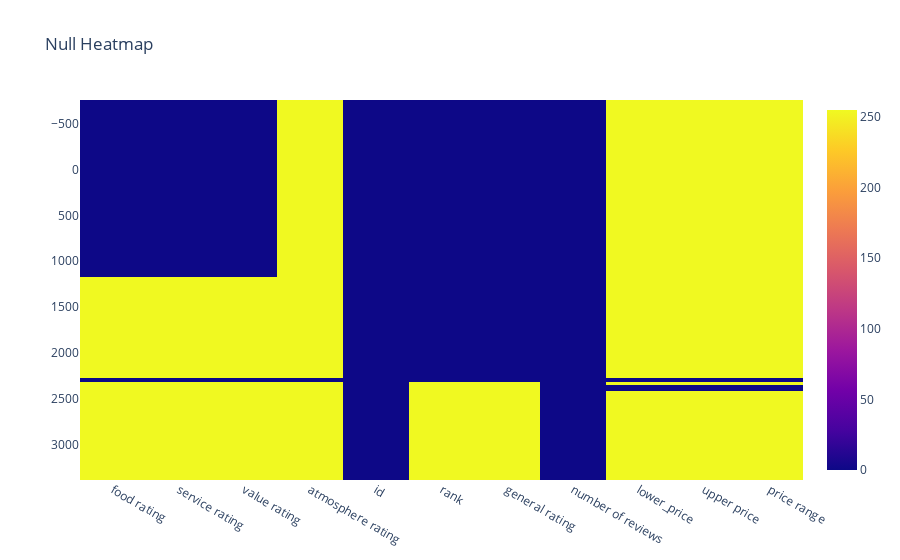

The notebook cell saved with this chart:
### Code cell
import plotly.express as px
px.imshow(df.replace(-1,np.nan).isna(),title="Null Heatmap")

### Figure 1 — Plotly figure (JSON) as saved in the notebook; plotly's stock layout.template omitted (floating-point values rounded to 4 significant figures; data arrays with more than 128 entries replaced by an {"elided": "..."} marker saying what was removed)
{"data": [{"coloraxis": "coloraxis", "hovertemplate": "x: %{x}<br>y: %{y}<br>color: %{z}<extra></extra>", "name": "0", "type": "heatmap", "x": ["food rating", "service rating", "value rating", "atmosphere rating", "id", "rank", "general rating", "number of reviews", "lower_price", "upper price", "price range"], "xaxis": "x", "y": {"elided": "2064 int values"}, "yaxis": "y", "z": {"elided": "2064x11 int values"}}], "layout": {"coloraxis": {"colorscale": [[0, "#0d0887"], [0.1111, "#46039f"], [0.2222, "#7201a8"], [0.3333, "#9c179e"], [0.4444, "#bd3786"], [0.5556, "#d8576b"], [0.6667, "#ed7953"], [0.7778, "#fb9f3a"], [0.8889, "#fdca26"], [1, "#f0f921"]]}, "title": {"text": "Null Heatmap"}, "xaxis": {"anchor": "y", "constrain": "domain", "domain": [0, 1], "scaleanchor": "y"}, "yaxis": {"anchor": "x", "autorange": "reversed", "constrain": "domain", "domain": [0, 1]}}}
